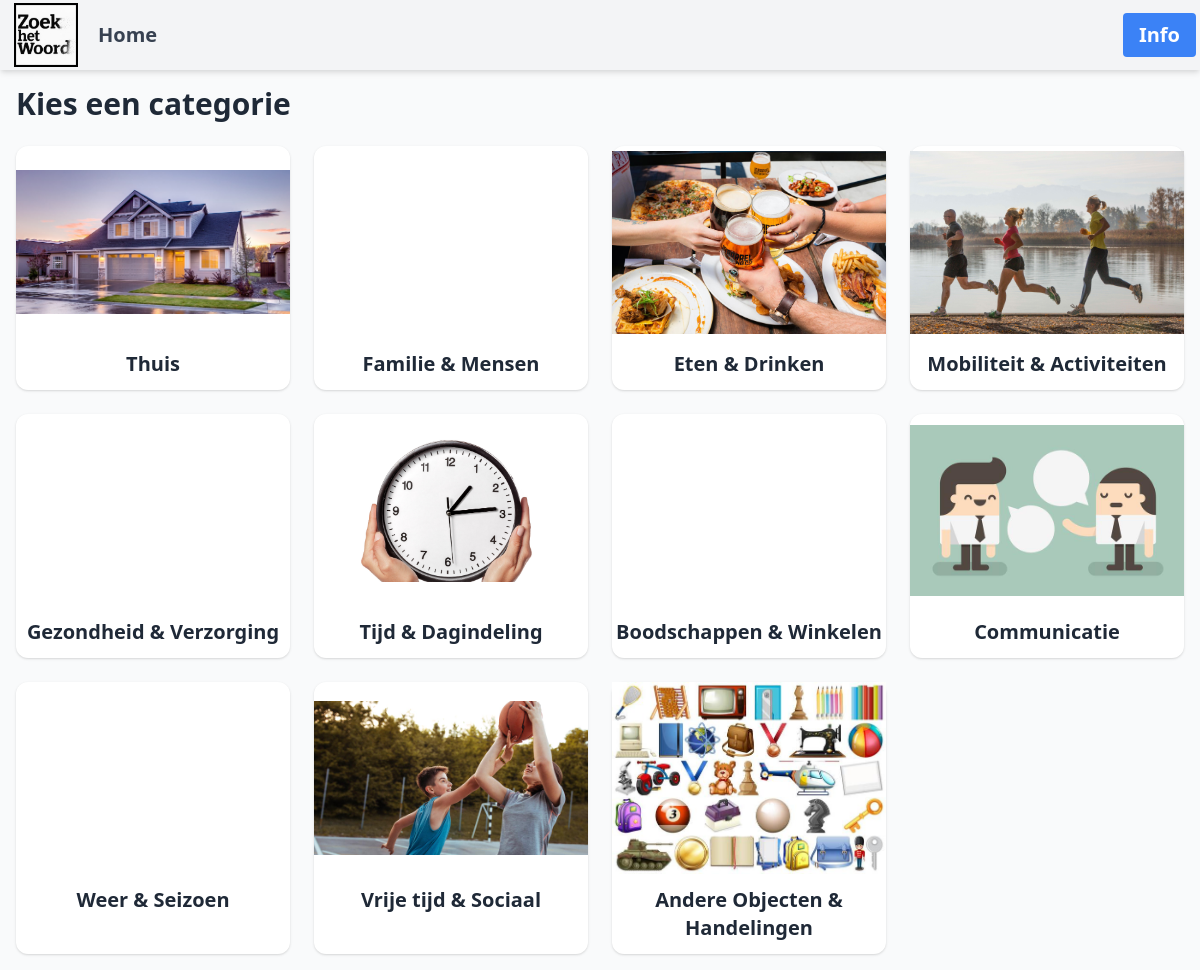
The page / on the database its author committed.
### ftwapp/models.py (models this page shows, shortened)
class Category(models.Model):
    name = models.CharField(max_length=100)
    image = models.ImageField(upload_to='categories/')
    parent = models.ForeignKey('self', null=True, blank=True, related_name='child_categories', on_delete=models.CASCADE)

### ftwapp/views.py (the view)
# urls.py: path('', views.home, name='home'),
def home(request):
    categories = Category.objects.filter(parent__isnull=True)
    return render(request, 'home.html', {'categories': categories})

### ftwapp/templates/home.html (shortened to what this page needs)
{% extends "base.html" %}
{% load static %}
{% block nav_button %}
    <a href="{% url 'info' %}" class="bg-blue-500 text-white px-4 py-2 rounded hover:bg-blue-600 transition">Info</a>
{% endblock %}
{% block content %}
<h1 class="text-3xl font-bold mb-6">Kies een categorie</h1>
<div class="grid grid-cols-1 sm:grid-cols-2 md:grid-cols-3 lg:grid-cols-4 gap-6">
    {% for category in categories %}
        <a href="{% url 'category_detail' category.pk %}" class="flex flex-col bg-white rounded-xl shadow hover:scale-105 transition transform duration-200">
            {% if category.image %}
            <div class="w-full h-48 bg-center bg-contain bg-no-repeat" style="background-image: url('{{ category.image.url }}');"></div>
            {% else %}
            <img src="{% static 'images/default.jpg' %}" alt="Default Image" class="w-full h-48 object-cover">
            {% endif %}
            <div class="text-center text-xl font-bold py-3">{{ category.name }}</div>
        </a>
    {% endfor %}
</div>
{% endblock %}

### static/styles.css (style rules this page uses)
nav a, nav button { font-size: 20px; padding: 12px 10px; text-decoration: none; border: none; background: none; cursor: pointer; color: inherit; }

### rows shown on the page
Category: image (picture), name "Thuis"
Category: name "Familie & Mensen"
Category: image (picture), name "Eten & Drinken"
Category: image (picture), name "Mobiliteit & Activiteiten"
Category: name "Gezondheid & Verzorging"
Category: image (picture), name "Tijd & Dagindeling"
Category: name "Boodschappen & Winkelen"
Category: image (picture), name "Communicatie"
Category: name "Weer & Seizoen"
Category: image (picture), name "Vrije tijd & Sociaal"
Category: image (picture), name "Andere Objecten & Handelingen"
